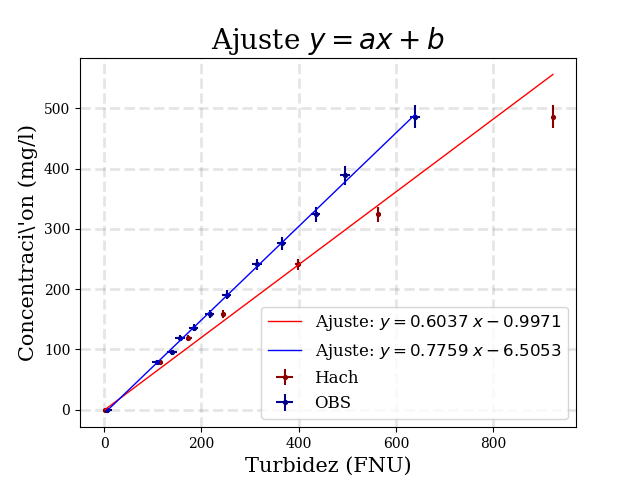

Here is the Python script that generated this plot:
'''
Programa para leer los archivos en formato CSV y graficarlos.
'''

import sys
import os
import pandas as pd
import numpy as np
import matplotlib.pyplot as plt
#from scipy.optimize import curve_fit
from scipy.odr import Model,RealData,ODR
#from matplotlib.ticker import AutoMinorLocator

path = os.path.dirname(os.path.realpath('__file__'))
sys.path.append(path)

TitleSize=20
AxisLabelSize=15
LegendSize=12
NumberSize=10

plt.close('all')

plt.rc('text', usetex=False)
plt.rc('font', family='serif')

#%%

archivo = 'Dilucion-OBS'

FILE=path+'/'+archivo+'.csv'
data = pd.read_csv(FILE)

x = data[['Sample 1 (FNU)','Sample 2 (FNU)','Sample 3 (FNU)']]
x = x.dropna(axis=0)
x = np.array(x)

x_Hach = np.zeros(len(x))
x_Hach_err = np.zeros((2,len(x)))
x_Hach_err_tot = np.zeros(len(x))

y_Hach = np.array([486.0606061, 324.040404, 241.0703812, 158.9673315, 118.9453447, 79.11100286, 0]) # A mano. Ya fue.
y_Hach_err = 0.04*y_Hach # 4% de error.


# OBS:

x_OBS = data['SS']
x_OBS = x_OBS.dropna()
x_OBS = np.array(x_OBS)

y_OBS = data['Concentración']
y_OBS = y_OBS.dropna(axis=0)
y_OBS = np.array(y_OBS)

x_OBS_err = 10*np.ones(len(x_OBS))
y_OBS_err = 0.04*y_OBS

# Para que no haya ceros en el vector de errores.
y_Hach_err[-1] = 0.01
y_OBS_err[-1] = 0.01
#%%
for i in range(len(x)):
   x_Hach[i]=np.median(x[i])
   x_Hach_err[0,i]=x_Hach[i] - np.min(x[i])
   x_Hach_err[1,i]=np.max(x[i]) - x_Hach[i]
   x_Hach_err_tot[i]=x_Hach_err[0,i] + x_Hach_err[1,i]
#%%

# Ajustes:
 
def lineal_con_offset(p0,x):
    a, b = p0 # parámetros iniciales
    return a*x + b

def lineal(p0,x):
    a, b = p0
    return a*x

def Ajustar(function,x,y,x_err,y_err):
    print('Ajuste:\t',function.__name__,'\n')
    # Create a model for fitting.
    model = Model(function)
    # Create a RealData object using our initiated data from above.
    D = RealData(x, y, sx=x_err, sy=y_err)
    # Set up ODR with the model and data.
    odr = ODR(D, model, beta0=[0.5, 0.])
    # Run the regression.
    out = odr.run()
    # Use the in-built pprint method to give us results.
    out.pprint()
    print(40*'-')
    return out

print(40*'*'+'\n\t\tHACH\n'+40*'*')
fit_Hach_offset = Ajustar(lineal_con_offset,x_Hach,y_Hach,x_Hach_err_tot,y_Hach_err)
fit_OBS_offset = Ajustar(lineal_con_offset,x_OBS,y_OBS,x_OBS_err,y_OBS_err)

print(40*'*'+'\n\t\tOBS\n'+40*'*')
fit_Hach = Ajustar(lineal,x_Hach,y_Hach,x_Hach_err_tot,y_Hach_err)
fit_OBS = Ajustar(lineal,x_OBS,y_OBS,x_OBS_err,y_OBS_err)

#%%

# Guardamos los datos en un NPZ:







#%%

# Vectores para graficar los ajustes:

x_fit_Hach = np.linspace(x_Hach[0], x_Hach[-1], 1000)
y_fit_Hach_offset = lineal_con_offset(fit_Hach_offset.beta, x_fit_Hach)
y_fit_Hach = lineal(fit_Hach.beta, x_fit_Hach)


x_fit_OBS = np.linspace(x_OBS[0], x_OBS[-1], 1000)
y_fit_OBS_offset = lineal_con_offset(fit_OBS_offset.beta, x_fit_OBS)
y_fit_OBS = lineal(fit_OBS.beta, x_fit_OBS)

#%%
# Gráfico del ajuste ax+b:
plt.figure()

plt.errorbar(x_Hach, y_Hach, xerr=x_Hach_err, yerr=y_Hach_err, fmt='.',color='darkred', label=r'Hach', ms=5.5, zorder=0)
plt.plot(x_fit_Hach, y_fit_Hach_offset, color='red', label=r'Ajuste: $y = %.4f \; x %.4f $'%(fit_Hach_offset.beta[0],fit_Hach_offset.beta[1]), lw=1, zorder=4)

plt.errorbar(x_OBS, y_OBS, xerr=x_OBS_err, yerr=y_OBS_err, fmt='.', color='darkblue', label=r'OBS', ms=5.5, zorder=0)
plt.plot(x_fit_OBS, y_fit_OBS_offset, color='blue', label=r'Ajuste: $y = %.4f \; x %.4f $'%(fit_OBS_offset.beta[0],fit_OBS_offset.beta[1]), lw=1, zorder=4)


plt.tick_params(axis='both', which='major', labelsize=NumberSize)
plt.xlabel(r'Turbidez (FNU)', fontsize=AxisLabelSize)
plt.ylabel(r'Concentraci\'on (mg/l)', fontsize=AxisLabelSize)
plt.title(r'Ajuste $y=ax+b$', fontsize=TitleSize)
plt.legend(loc='best', fontsize=LegendSize)
plt.grid(axis='both', color='k', linestyle='dashed', linewidth=2, alpha=0.1)
plt.show()
plt.savefig(path + '/' + archivo + '.png')

#####################################
# Gráfico del ajuste ax:

plt.figure()

plt.errorbar(x_Hach, y_Hach, xerr=x_Hach_err, yerr=y_Hach_err, fmt='.',color='darkred', label=r'Hach', ms=5.5, zorder=0)
plt.plot(x_fit_Hach, y_fit_Hach, color='red', label=r'Ajuste: $y = %.4f \; x$'%(fit_Hach.beta[0]), lw=1, zorder=4)

plt.errorbar(x_OBS, y_OBS, xerr=x_OBS_err, yerr=y_OBS_err, fmt='.', color='darkblue', label=r'OBS', ms=5.5, zorder=0)
plt.plot(x_fit_OBS, y_fit_OBS, color='blue', label=r'Ajuste: $y = %.4f \; x$'%(fit_OBS.beta[0]), lw=1, zorder=4)


plt.tick_params(axis='both', which='major', labelsize=NumberSize)
plt.xlabel(r'Turbidez (FNU)', fontsize=AxisLabelSize)
plt.ylabel(r'Concentraci\'on (mg/l)', fontsize=AxisLabelSize)
plt.title(r'Ajuste $y=ax$', fontsize=TitleSize)
plt.legend(loc='best', fontsize=LegendSize)
plt.grid(axis='both', color='k', linestyle='dashed', linewidth=2, alpha=0.1)
plt.show()
plt.savefig(path + '/' + archivo + 'real.png')
